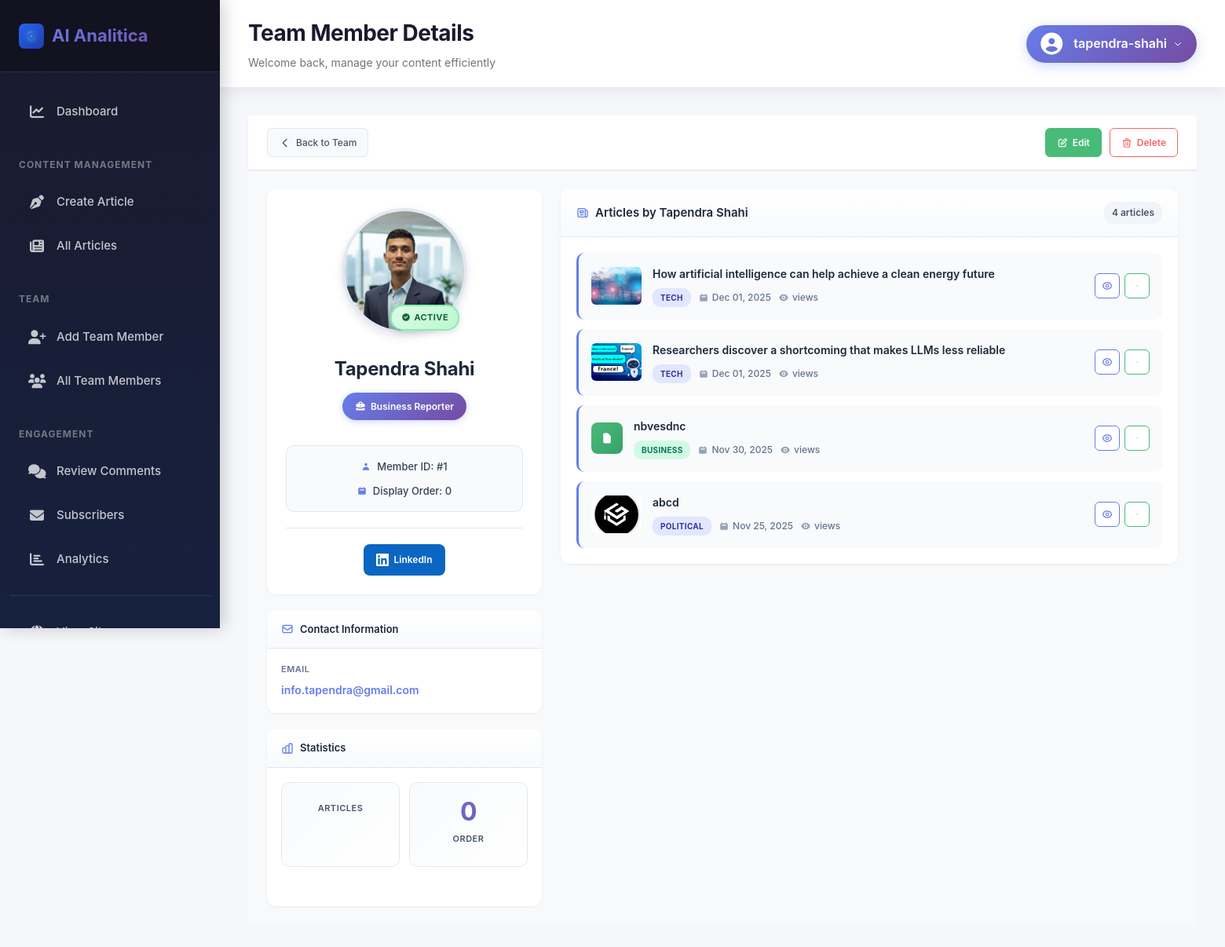
/custom-admin/team/1/ (signed in), run on an earlier commit of the app's database.
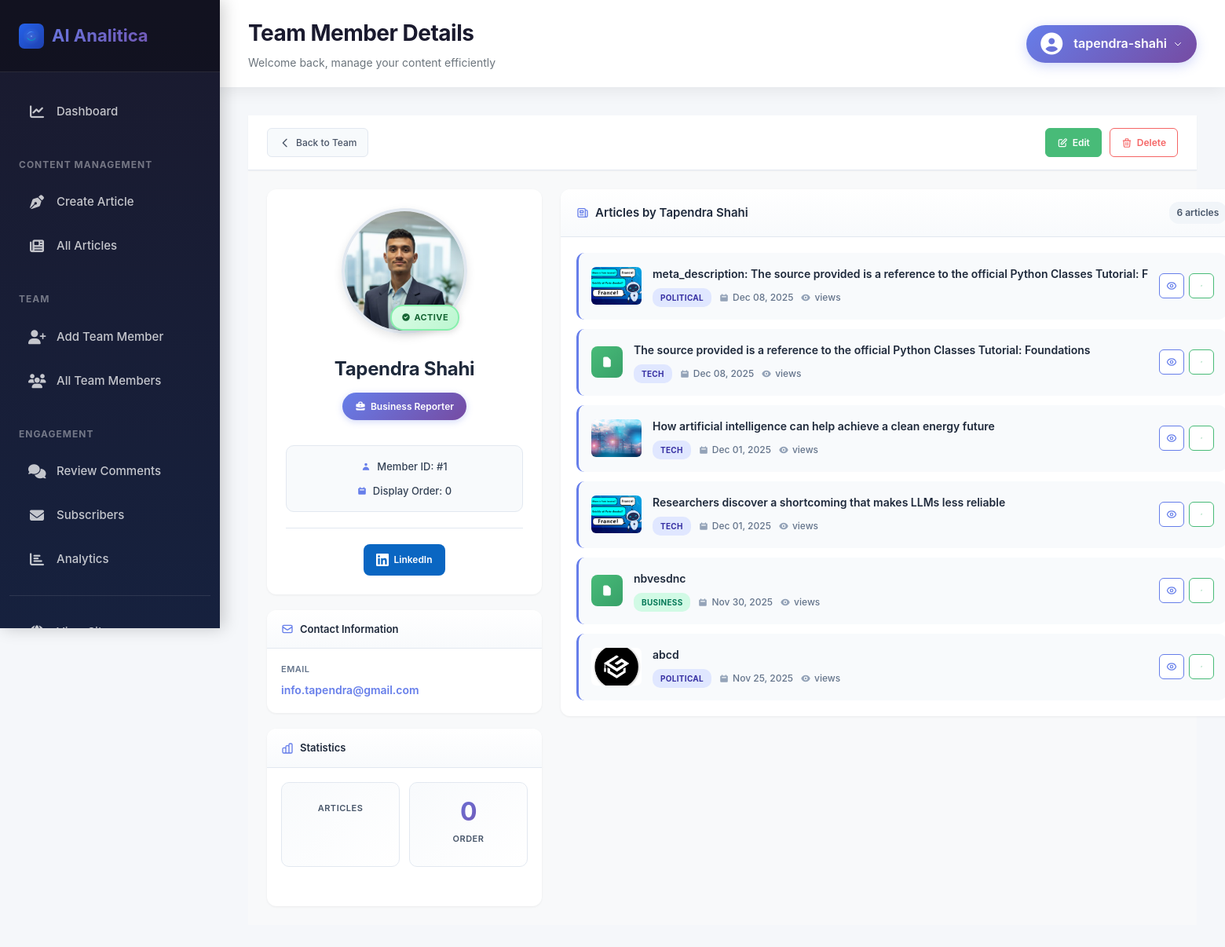
And on a later commit of the database.
### news/models.py (models this page shows, shortened)
class News(models.Model):
    CATEGORY_CHOICES = [
        ('business', 'Business'),
        ('political', 'Political'),
        ('tech', 'Tech'),
        ('education', 'Education'),
    ]
    VISIBILITY_CHOICES = [
        ('public', 'Public'),
        ('private', 'Private'),
        ('password', 'Password Protected'),
    ]
    title = models.CharField(max_length=255)
    slug = models.SlugField(max_length=255, blank=True, help_text="URL-friendly version of title")
    content = models.TextField()
    excerpt = models.TextField(max_length=300, blank=True, help_text="Brief summary of the article")
    category = models.CharField(max_length=50, choices=CATEGORY_CHOICES, default='business')
    tags = models.CharField(max_length=500, blank=True, help_text="Comma-separated tags")
    author = models.ForeignKey(TeamMember, on_delete=models.SET_NULL, null=True, blank=True, related_name='articles', help_text="Select the author from team members")
    meta_description = models.CharField(max_length=160, blank=True, help_text="SEO meta description")
    visibility = models.CharField(max_length=20, choices=VISIBILITY_CHOICES, default='public')
    publish_date = models.DateTimeField(null=True, blank=True, help_text="Schedule publish date/time")
    created_at = models.DateTimeField(auto_now_add=True)
    updated_at = models.DateTimeField(auto_now=True)
    image = models.ImageField(upload_to='news_images/', blank=True, null=True)
    class Meta:
        ordering = ['-created_at']
        verbose_name = 'News Article'
        verbose_name_plural = 'News Articles'

### news/admin_views.py (the view)
# urls.py: path('team/<int:pk>/', admin_views.admin_team_detail, name='team_detail'),
@staff_member_required
def admin_team_detail(request, pk):
    team_member = get_object_or_404(TeamMember, pk=pk)
    articles = News.objects.filter(author=team_member).order_by('-created_at')
    context = {
        'team_member': team_member,
        'articles': articles,
    }
    return render(request, 'admin/custom_team_details.html', context)

### news/templates/admin/custom_team_details.html (shortened to what the changed rows need)
{% extends 'admin/base.html' %}
{% block page_title %}{% if team_member %}Team Member Details{% else %}My Profile{% endif %}{% endblock %}
{% block content %}
<div class="member-details-wrapper">
    <div class="details-container">
        <div class="profile-section">
            <div class="profile-card">
                <div class="profile-info">
                    <h1 class="profile-name">{% if team_member %}{{ team_member.name }}{% else %}{{ user.get_full_name|default:user.username }}{% endif %}</h1>
                </div>
            </div>
        </div>
        <div class="content-section">
            {% if team_member %}
            <div class="content-card">
                <div class="card-header">
                    <h3>
                        <svg width="16" height="16" fill="none" stroke="currentColor" viewBox="0 0 24 24">
                            <path stroke-linecap="round" stroke-linejoin="round" stroke-width="2" d="M19 20H5a2 2 0 01-2-2V6a2 2 0 012-2h10a2 2 0 012 2v1m2 13a2 2 0 01-2-2V7m2 13a2 2 0 002-2V9a2 2 0 00-2-2h-2m-4-3H9M7 16h6M7 8h6v4H7V8z"/>
                        </svg>
                        Articles by {{ team_member.name }}
                    </h3>
                    <span class="card-count">{{ articles.count }} article{{ articles.count|pluralize }}</span>
                </div>
                <div class="card-body">
                    {% if articles %}
                    <div class="articles-list">
                        {% for article in articles %}
                        <div class="article-item">
                            {% if article.image %}
                            <div class="article-thumbnail">
                                <img src="{{ article.image.url }}" alt="{{ article.title }}">
                            </div>
                            {% else %}
                            <div class="article-icon">
                                <svg width="16" height="16" fill="currentColor" viewBox="0 0 20 20">
                                    <path fill-rule="evenodd" d="M4 4a2 2 0 012-2h4.586A2 2 0 0112 2.586L15.414 6A2 2 0 0116 7.414V16a2 2 0 01-2 2H6a2 2 0 01-2-2V4z"/>
                                </svg>
                            </div>
                            {% endif %}
                            <div class="article-details">
                                <a href="{% url 'news:news_detail' article.pk %}" target="_blank" class="article-title">
                                    {{ article.title }}
                                </a>
                                <div class="article-meta">
                                    <span class="meta-badge meta-{{ article.category }}">{{ article.get_category_display }}</span>
                                    <span class="meta-date">
                                        <svg width="12" height="12" fill="currentColor" viewBox="0 0 20 20">
                                            <path fill-rule="evenodd" d="M6 2a1 1 0 00-1 1v1H4a2 2 0 00-2 2v10a2 2 0 002 2h12a2 2 0 002-2V6a2 2 0 00-2-2h-1V3a1 1 0 10-2 0v1H7V3a1 1 0 00-1-1zm0 5a1 1 0 000 2h8a1 1 0 100-2H6z"/>
                                        </svg>
                                        {{ article.created_at|date:"M d, Y" }}
                                    </span>
                                    <span class="meta-views">
                                        <svg width="12" height="12" fill="currentColor" viewBox="0 0 20 20">
                                            <path d="M10 12a2 2 0 100-4 2 2 0 000 4z"/>
                                            <path fill-rule="evenodd" d="M.458 10C1.732 5.943 5.522 3 10 3s8.268 2.943 9.542 7c-1.274 4.057-5.064 7-9.542 7S1.732 14.057.458 10zM14 10a4 4 0 11-8 0 4 4 0 018 0z"/>
                                        </svg>
                                        {{ article.views }} views
                                    </span>
                                </div>
                            </div>
                            <div class="article-actions">
                                <a href="{% url 'news:news_detail' article.pk %}" target="_blank" class="article-action btn-view" title="View">
                                </a>
                                <a href="{% url 'custom_admin:news_edit' article.id %}" class="article-action btn-edit" title="Edit">
                                    <svg width="14" height="14" fill="none" stroke="currentColor" viewBox="0 0 24 24">
                                        <path stroke-linecap="round" stroke-linejoin="round" stroke-width="2" d="M11 5H6a2 2 0 00-2 2v11a2 2 0 002 2h11a2 2 0 002-2v-5m-1.414-9.414a2 2 0 112.828 2.828L11.828 15H9v-2.828l8.586-8.586z"/>
                                    </svg>
                                </a>
                            </div>
                        </div>
                        {% endfor %}
                    </div>
                    {% endif %}
                </div>
            </div>
            {% endif %}
        </div>
    </div>
</div>
{% endblock %}

What changed in the data, as far as the page shows it:
added News: image (picture), title "meta_description: The source provided is a reference to the official Python Classes Tutorial: F", category "POLITICAL", created_at "Dec 08, 2025"
added News: title "The source provided is a reference to the official Python Classes Tutorial: Foundations", category "TECH", created_at "Dec 08, 2025"
Also different on the page:
{{ articles.count }}: "4" → "6"
